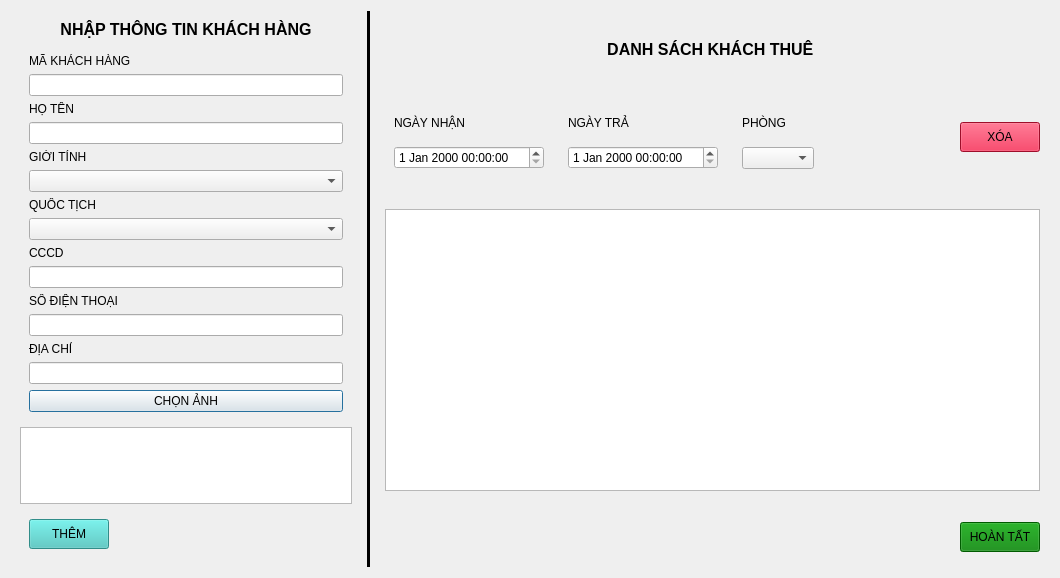
<?xml version="1.0" encoding="UTF-8"?>
<ui version="4.0">
 <class>Dialog</class>
 <widget class="QDialog" name="Dialog">
  <property name="geometry">
   <rect>
    <x>0</x>
    <y>0</y>
    <width>1060</width>
    <height>578</height>
   </rect>
  </property>
  <property name="windowTitle">
   <string>Dialog</string>
  </property>
  <layout class="QHBoxLayout" name="horizontalLayout">
   <item>
    <widget class="QWidget" name="widget" native="true">
     <property name="maximumSize">
      <size>
       <width>350</width>
       <height>16777215</height>
      </size>
     </property>
     <layout class="QVBoxLayout" name="verticalLayout">
      <item>
       <widget class="QWidget" name="widget_3" native="true">
        <property name="maximumSize">
         <size>
          <width>16777215</width>
          <height>50</height>
         </size>
        </property>
        <layout class="QGridLayout" name="gridLayout">
         <property name="leftMargin">
          <number>0</number>
         </property>
         <property name="topMargin">
          <number>0</number>
         </property>
         <property name="rightMargin">
          <number>0</number>
         </property>
         <property name="bottomMargin">
          <number>0</number>
         </property>
         <property name="spacing">
          <number>0</number>
         </property>
         <item row="0" column="0">
          <widget class="QLabel" name="label">
           <property name="font">
            <font>
             <pointsize>12</pointsize>
             <weight>75</weight>
             <bold>true</bold>
            </font>
           </property>
           <property name="text">
            <string>NHẬP THÔNG TIN KHÁCH HÀNG</string>
           </property>
           <property name="alignment">
            <set>Qt::AlignCenter</set>
           </property>
          </widget>
         </item>
        </layout>
       </widget>
      </item>
      <item>
       <widget class="QWidget" name="widget_4" native="true">
        <layout class="QVBoxLayout" name="verticalLayout_2">
         <item>
          <widget class="QLabel" name="label_2">
           <property name="text">
            <string>MÃ KHÁCH HÀNG</string>
           </property>
          </widget>
         </item>
         <item>
          <widget class="QLineEdit" name="makh_input"/>
         </item>
         <item>
          <widget class="QLabel" name="label_10">
           <property name="text">
            <string>HỌ TÊN</string>
           </property>
          </widget>
         </item>
         <item>
          <widget class="QLineEdit" name="hoten_input"/>
         </item>
         <item>
          <widget class="QLabel" name="label_3">
           <property name="text">
            <string>GIỚI TÍNH</string>
           </property>
          </widget>
         </item>
         <item>
          <widget class="QComboBox" name="gioitinh_combobox"/>
         </item>
         <item>
          <widget class="QLabel" name="label_8">
           <property name="text">
            <string>QUỐC TỊCH</string>
           </property>
          </widget>
         </item>
         <item>
          <widget class="QComboBox" name="quoctich_combobox"/>
         </item>
         <item>
          <widget class="QLabel" name="label_4">
           <property name="text">
            <string>CCCD</string>
           </property>
          </widget>
         </item>
         <item>
          <widget class="QLineEdit" name="cccd_input"/>
         </item>
         <item>
          <widget class="QLabel" name="label_9">
           <property name="text">
            <string>SỐ ĐIỆN THOẠI</string>
           </property>
          </widget>
         </item>
         <item>
          <widget class="QLineEdit" name="sdt_input"/>
         </item>
         <item>
          <widget class="QLabel" name="label_5">
           <property name="text">
            <string>ĐỊA CHỈ</string>
           </property>
          </widget>
         </item>
         <item>
          <widget class="QLineEdit" name="diachi_input"/>
         </item>
         <item>
          <widget class="QPushButton" name="btn_chooseimg">
           <property name="text">
            <string>CHỌN ẢNH</string>
           </property>
          </widget>
         </item>
        </layout>
       </widget>
      </item>
      <item>
       <widget class="QListView" name="linkimg_listview"/>
      </item>
      <item>
       <widget class="QWidget" name="widget_5" native="true">
        <property name="maximumSize">
         <size>
          <width>16777215</width>
          <height>50</height>
         </size>
        </property>
        <layout class="QHBoxLayout" name="horizontalLayout_4">
         <item>
          <widget class="QPushButton" name="add_btn">
           <property name="minimumSize">
            <size>
             <width>0</width>
             <height>30</height>
            </size>
           </property>
           <property name="styleSheet">
            <string notr="true">background-color:#44c5c0
</string>
           </property>
           <property name="text">
            <string>THÊM</string>
           </property>
          </widget>
         </item>
         <item>
          <spacer name="horizontalSpacer_3">
           <property name="orientation">
            <enum>Qt::Horizontal</enum>
           </property>
           <property name="sizeHint" stdset="0">
            <size>
             <width>40</width>
             <height>20</height>
            </size>
           </property>
          </spacer>
         </item>
        </layout>
       </widget>
      </item>
     </layout>
    </widget>
   </item>
   <item>
    <widget class="QFrame" name="frame">
     <property name="maximumSize">
      <size>
       <width>3</width>
       <height>16777215</height>
      </size>
     </property>
     <property name="styleSheet">
      <string notr="true">QFrame {
    background-color: #000000;  /* Màu đen */
    max-width: 1px;             /* Chiều rộng tối đa nếu là VLine */
    min-width: 1px;
}
</string>
     </property>
     <property name="frameShape">
      <enum>QFrame::StyledPanel</enum>
     </property>
     <property name="frameShadow">
      <enum>QFrame::Raised</enum>
     </property>
     <layout class="QGridLayout" name="gridLayout_2">
      <property name="leftMargin">
       <number>0</number>
      </property>
      <property name="topMargin">
       <number>0</number>
      </property>
      <property name="rightMargin">
       <number>0</number>
      </property>
      <property name="bottomMargin">
       <number>0</number>
      </property>
      <property name="spacing">
       <number>0</number>
      </property>
      <item row="0" column="0">
       <widget class="Line" name="line">
        <property name="font">
         <font>
          <pointsize>14</pointsize>
          <weight>75</weight>
          <bold>true</bold>
         </font>
        </property>
        <property name="orientation">
         <enum>Qt::Vertical</enum>
        </property>
       </widget>
      </item>
     </layout>
    </widget>
   </item>
   <item>
    <widget class="QWidget" name="widget_2" native="true">
     <layout class="QVBoxLayout" name="verticalLayout_3">
      <property name="spacing">
       <number>0</number>
      </property>
      <property name="leftMargin">
       <number>0</number>
      </property>
      <property name="topMargin">
       <number>0</number>
      </property>
      <property name="rightMargin">
       <number>0</number>
      </property>
      <property name="bottomMargin">
       <number>0</number>
      </property>
      <item>
       <widget class="QWidget" name="widget_6" native="true">
        <property name="maximumSize">
         <size>
          <width>16777215</width>
          <height>50</height>
         </size>
        </property>
        <layout class="QGridLayout" name="gridLayout_3">
         <property name="leftMargin">
          <number>0</number>
         </property>
         <property name="topMargin">
          <number>0</number>
         </property>
         <property name="rightMargin">
          <number>0</number>
         </property>
         <property name="bottomMargin">
          <number>0</number>
         </property>
         <property name="spacing">
          <number>0</number>
         </property>
         <item row="0" column="0">
          <widget class="QLabel" name="label_11">
           <property name="maximumSize">
            <size>
             <width>16777215</width>
             <height>500</height>
            </size>
           </property>
           <property name="font">
            <font>
             <pointsize>12</pointsize>
             <weight>75</weight>
             <bold>true</bold>
            </font>
           </property>
           <property name="text">
            <string>DANH SÁCH KHÁCH THUÊ </string>
           </property>
           <property name="alignment">
            <set>Qt::AlignCenter</set>
           </property>
          </widget>
         </item>
        </layout>
       </widget>
      </item>
      <item>
       <widget class="QWidget" name="widget_7" native="true">
        <property name="maximumSize">
         <size>
          <width>99999</width>
          <height>100</height>
         </size>
        </property>
        <layout class="QHBoxLayout" name="horizontalLayout_2">
         <item>
          <widget class="QWidget" name="widget_10" native="true">
           <layout class="QVBoxLayout" name="verticalLayout_4">
            <item>
             <widget class="QLabel" name="label_12">
              <property name="text">
               <string>NGÀY NHẬN </string>
              </property>
             </widget>
            </item>
            <item>
             <widget class="QDateTimeEdit" name="ngaynhan_datetime">
              <property name="minimumSize">
               <size>
                <width>150</width>
                <height>0</height>
               </size>
              </property>
             </widget>
            </item>
           </layout>
          </widget>
         </item>
         <item>
          <widget class="QWidget" name="widget_11" native="true">
           <layout class="QVBoxLayout" name="verticalLayout_5">
            <item>
             <widget class="QLabel" name="label_13">
              <property name="text">
               <string>NGÀY TRẢ</string>
              </property>
             </widget>
            </item>
            <item>
             <widget class="QDateTimeEdit" name="ngaytra_datetime">
              <property name="minimumSize">
               <size>
                <width>150</width>
                <height>0</height>
               </size>
              </property>
              <property name="maximumSize">
               <size>
                <width>150</width>
                <height>16777215</height>
               </size>
              </property>
             </widget>
            </item>
           </layout>
          </widget>
         </item>
         <item>
          <widget class="QWidget" name="widget_12" native="true">
           <layout class="QVBoxLayout" name="verticalLayout_6">
            <item>
             <widget class="QLabel" name="label_6">
              <property name="text">
               <string>PHÒNG</string>
              </property>
             </widget>
            </item>
            <item>
             <widget class="QComboBox" name="select_room"/>
            </item>
           </layout>
          </widget>
         </item>
         <item>
          <spacer name="horizontalSpacer">
           <property name="orientation">
            <enum>Qt::Horizontal</enum>
           </property>
           <property name="sizeHint" stdset="0">
            <size>
             <width>40</width>
             <height>20</height>
            </size>
           </property>
          </spacer>
         </item>
         <item>
          <widget class="QPushButton" name="delete_btn">
           <property name="minimumSize">
            <size>
             <width>0</width>
             <height>30</height>
            </size>
           </property>
           <property name="maximumSize">
            <size>
             <width>100</width>
             <height>16777215</height>
            </size>
           </property>
           <property name="styleSheet">
            <string notr="true">background-color:#dd133b</string>
           </property>
           <property name="text">
            <string>XÓA</string>
           </property>
          </widget>
         </item>
        </layout>
       </widget>
      </item>
      <item>
       <widget class="QWidget" name="widget_8" native="true">
        <property name="maximumSize">
         <size>
          <width>16777215</width>
          <height>300</height>
         </size>
        </property>
        <layout class="QGridLayout" name="gridLayout_5">
         <item row="0" column="0">
          <widget class="QTableView" name="danhsachkhachthue_tableview"/>
         </item>
        </layout>
       </widget>
      </item>
      <item>
       <widget class="QWidget" name="widget_9" native="true">
        <property name="maximumSize">
         <size>
          <width>16777215</width>
          <height>40</height>
         </size>
        </property>
        <layout class="QHBoxLayout" name="horizontalLayout_3">
         <item>
          <spacer name="horizontalSpacer_2">
           <property name="orientation">
            <enum>Qt::Horizontal</enum>
           </property>
           <property name="sizeHint" stdset="0">
            <size>
             <width>40</width>
             <height>20</height>
            </size>
           </property>
          </spacer>
         </item>
         <item>
          <widget class="QPushButton" name="agree_btn">
           <property name="minimumSize">
            <size>
             <width>0</width>
             <height>30</height>
            </size>
           </property>
           <property name="maximumSize">
            <size>
             <width>16777215</width>
             <height>100</height>
            </size>
           </property>
           <property name="styleSheet">
            <string notr="true">background-color:green
</string>
           </property>
           <property name="text">
            <string>HOÀN TẤT</string>
           </property>
          </widget>
         </item>
        </layout>
       </widget>
      </item>
     </layout>
    </widget>
   </item>
  </layout>
 </widget>
 <resources/>
 <connections/>
</ui>
